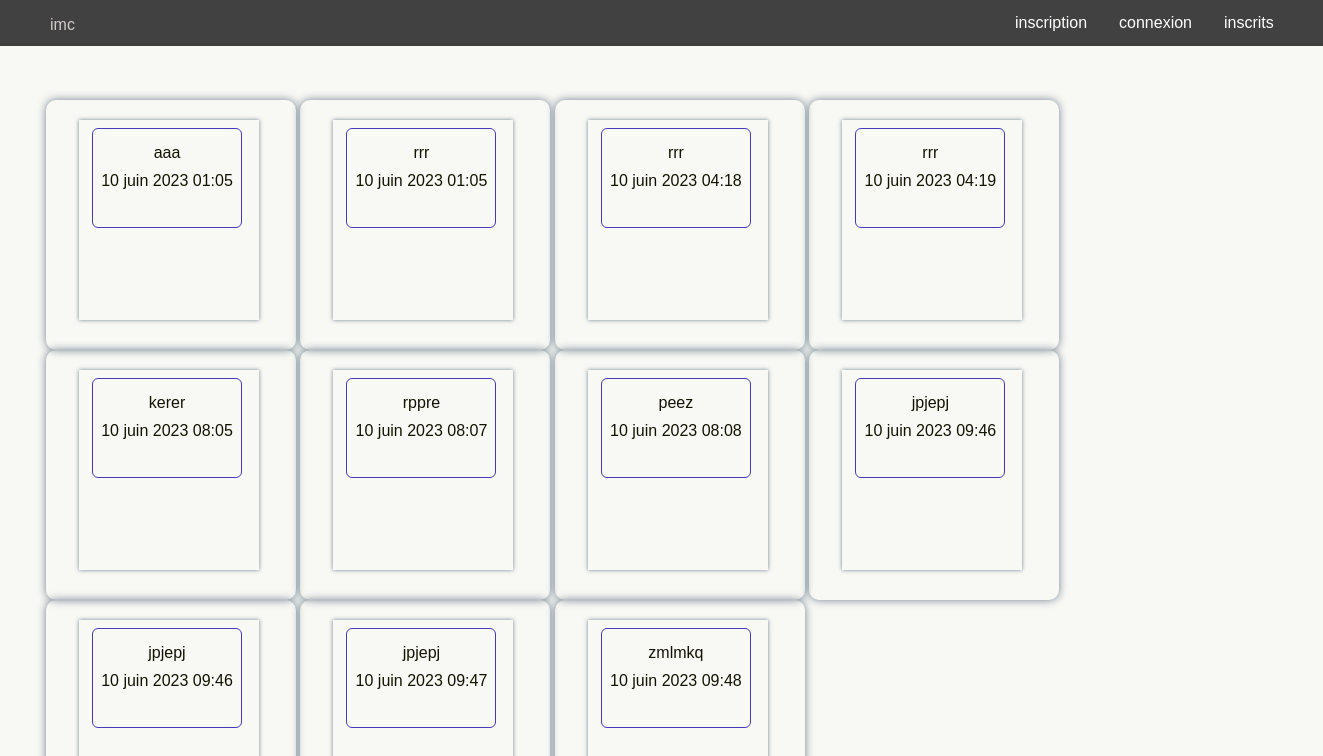
Page /toutPerson on the committed database.
### imc/models.py (models this page shows, shortened)
class Person(models.Model):
    user = models.CharField(max_length=50,unique=True)
    nom = models.CharField(max_length=50)
    prenom = models.CharField(max_length=50)
    poids = models.IntegerField(default=0)
    taille = models.IntegerField(default=0)
    date =models.DateTimeField(auto_now_add=True)

### imc/views.py (the view)
# urls.py: url(r'^toutPerson$', views.toutPerson , name = 'toutPerson'),
def toutPerson(request):
        lesPerson= lesPersonn(request)
        return render(request, 'toutPerson.html', {'lesPersons':lesPerson})

### imc/views.py (called while the page is built)
def lesPersonn(request):
        return Person.objects.all()

### templates/toutPerson.html (shortened to what this page needs)
{% extends "base.html" %}
{% block bodyId %}toutConnexion{% endblock %}
{% block content %}
        <div class="user">
            {% for personne in lesPersons%}
                    <div class="toutConnexion_cadre">
                        <div class="toutConnexion_contour">
                            <div class="particulier">
                                <div class="nom"> {{personne.nom}} </div>
                                <div class="dateCreation">{{personne.date}}</div>
                            </div>
                        </div>
                    </div>
            {% endfor %}
        </div>
{% endblock%}

### templates/base.html (shortened to what this page needs)
<!DOCTYPE html>
<html>
    {% load static %}
    <head>
        <link rel="stylesheet" type="text/css" href="/static/css/style.css" />
    </head>
    <body  {% comment %} style="background-Image:url('{% static 'img/imc.jpg'%}')"; {% endcomment %}     id="{% block bodyId %}genericPage{% endblock %}">
        <nav>
           {% block navContent %}
           <div class="base_symbole">
                <p> <a href="{% url 'home' %}">imc </a> </p>
           </div>
           <div class="base_menu">
                <ul>
                    <li><a href="{% url 'home' %}">inscription </a> </p></li>
                    <li><a href="{% url 'showPerson' %}"> connexion </a></li>
                    <li><a href="{% url 'toutPerson' %}"> inscrits </a></li>
                </ul>
            </div>
           {% endblock %}
        </nav>
        <section id="conteneur_section">
            <section id="content">
                {% block content %}{% endblock %}
            </section>
    </body>
</html>

### static/css/style.css (style rules this page uses)
lord static *,::after,::before { padding: 0; margin: 0; box-sizing: border-box; }
body { padding: 0; margin: 0; color: #000333; font-family: "Lucida Grande", Tahoma, Verdana, Arial; background-color:rgb(255, 255, 255); }
body li { list-style-type: none; }
nav { background-color: rgb(19, 19, 20); opacity: 0.8; width: 100%; height: 46px; }
nav div { display: inline-block; vertical-align: top; position: relative; left: 50px; }
nav .base_menu { text-align: end; position: absolute; left: 1000px; }
nav div a { text-decoration: none; color: rgb(198, 192, 192); }
nav ul { list-style-type: none; margin: 0; padding: 0; overflow: hidden; position: relative; right:1px }
nav ul li { float: left; }
nav ul li a { display: block; color: white; text-align: left; padding: 14px 16px; text-decoration: none; }
#toutConnexion { background-color: rgb(248, 248, 244); color: rgb(19, 19, 4); }
#toutConnexion nav { position: fixed; top: 0; z-index: 1; }
#toutConnexion #conteneur_section { width: auto; }
#toutConnexion #conteneur_section #content { width: 100%; padding-top: 100px; }
#toutConnexion #conteneur_section #content .user { width: 1267px; position: relative; left: 46px; }
#toutConnexion #conteneur_section #content .toutConnexion_cadre { width: 250px; height: 250px; text-align: center; display: inline-block; border-radius: 10px; box-shadow: 0px 0px 9px slategray; }
#toutConnexion #conteneur_section #content .toutConnexion_cadre .toutConnexion_contour { width: 180px; height: 200px; margin: 8px; position: relative; left: 25px; top: 12px; box-shadow: 0px 0px 4px slategray; }
#toutConnexion #conteneur_section #content .toutConnexion_cadre .toutConnexion_contour .particulier { border: 1px rgb(72, 57, 187) solid; padding-top: 15px; width: 150px; height: 100px; position: relative; left: 13px; top:8px; border-radius: 6px; box-sizing: border-box; }
#toutConnexion #conteneur_section #content .toutConnexion_cadre .toutConnexion_contour .particulier .dateCreation { position: relative; top: 10px; }

### rows in the picture
Person: nom "aaa", date "10 juin 2023 01:05"
Person: nom "rrr", date "10 juin 2023 01:05"
Person: nom "rrr", date "10 juin 2023 04:18"
Person: nom "rrr", date "10 juin 2023 04:19"
Person: nom "kerer", date "10 juin 2023 08:05"
Person: nom "rppre", date "10 juin 2023 08:07"
Person: nom "peez", date "10 juin 2023 08:08"
Person: nom "jpjepj", date "10 juin 2023 09:46"
Person: nom "jpjepj", date "10 juin 2023 09:46"
Person: nom "jpjepj", date "10 juin 2023 09:47"
Person: nom "zmlmkq", date "10 juin 2023 09:48"
